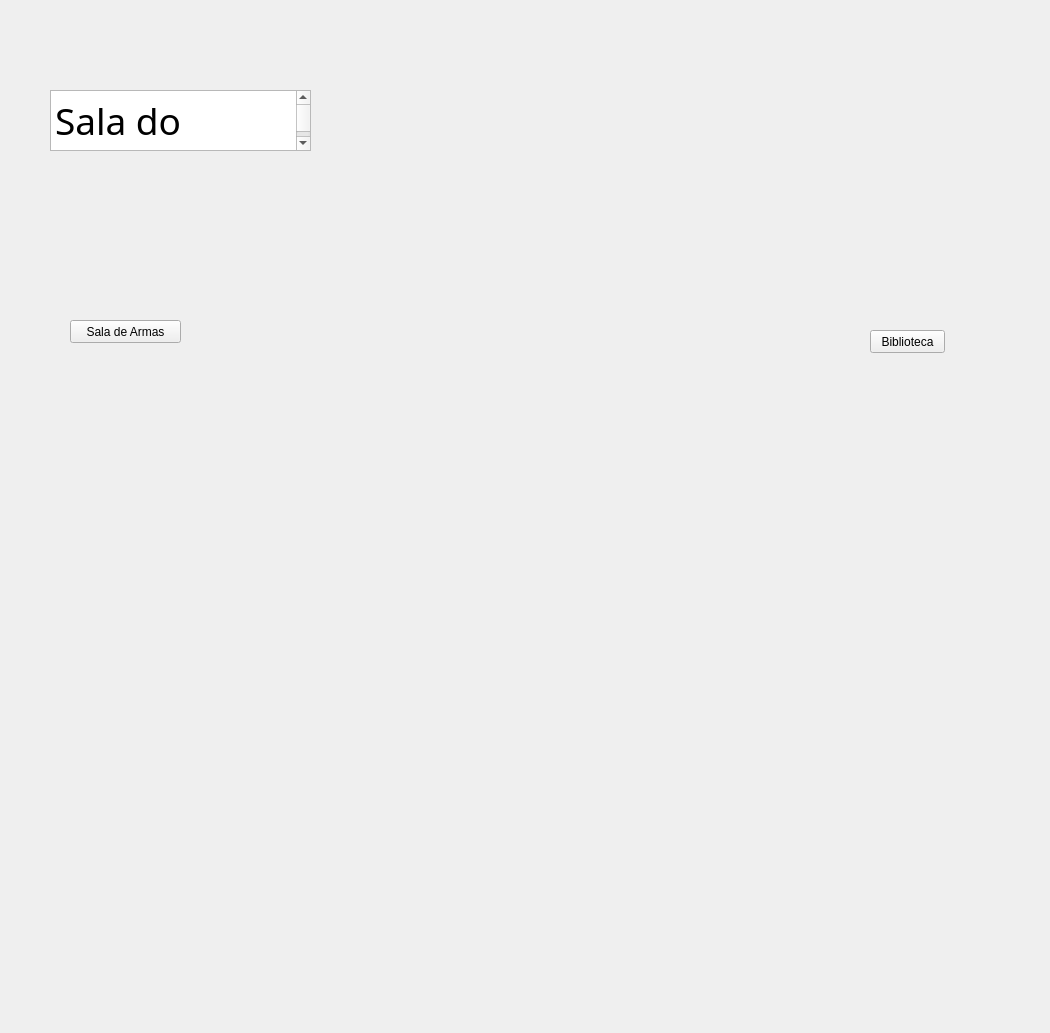
      <widget class="QWidget" name="treasure_room">
       <widget class="QLabel" name="label_8">
        <property name="geometry">
         <rect>
          <x>-5</x>
          <y>-345</y>
          <width>1041</width>
          <height>1024</height>
         </rect>
        </property>
        <property name="maximumSize">
         <size>
          <width>1041</width>
          <height>1024</height>
         </size>
        </property>
        <property name="font">
         <font>
          <family>Papyrus</family>
          <pointsize>19</pointsize>
          <weight>75</weight>
          <bold>true</bold>
         </font>
        </property>
        <property name="tabletTracking">
         <bool>false</bool>
        </property>
        <property name="focusPolicy">
         <enum>Qt::TabFocus</enum>
        </property>
        <property name="styleSheet">
         <string notr="true">QLabel{
   .img{
		height: 100%;
		width:100%;
		object-fit: cover;
    }
}</string>
        </property>
        <property name="frameShape">
         <enum>QFrame::NoFrame</enum>
        </property>
        <property name="frameShadow">
         <enum>QFrame::Raised</enum>
        </property>
        <property name="lineWidth">
         <number>10</number>
        </property>
        <property name="text">
         <string>&lt;!DOCTYPE HTML PUBLIC &quot;-//W3C//DTD HTML 4.0//EN&quot; &quot;http://www.w3.org/TR/REC-html40/strict.dtd&quot;&gt;
&lt;html&gt;&lt;head&gt;&lt;meta name=&quot;qrichtext&quot; content=&quot;1&quot; /&gt;&lt;style type=&quot;text/css&quot;&gt;
p, li { white-space: pre-wrap; }
&lt;/style&gt;&lt;/head&gt;&lt;body style=&quot; font-family:'Papyrus'; font-size:19pt; font-weight:600; font-style:normal;&quot;&gt;
&lt;p style=&quot; margin-top:0px; margin-bottom:0px; margin-left:0px; margin-right:0px; -qt-block-indent:0; text-indent:0px;&quot;&gt;&lt;img src=&quot;:/icons/imagens/Imagem do WhatsApp de 2023-12-03 à(s) 23.35.04_fcaa6d31.jpg&quot; /&gt;&lt;/p&gt;&lt;/body&gt;&lt;/html&gt;</string>
        </property>
        <property name="alignment">
         <set>Qt::AlignCenter</set>
        </property>
        <property name="indent">
         <number>0</number>
        </property>
        <property name="openExternalLinks">
         <bool>false</bool>
        </property>
       </widget>
       <widget class="QTextBrowser" name="textBrowser_6">
        <property name="geometry">
         <rect>
          <x>50</x>
          <y>90</y>
          <width>261</width>
          <height>61</height>
         </rect>
        </property>
        <property name="font">
         <font>
          <family>Macondo</family>
          <pointsize>28</pointsize>
         </font>
        </property>
        <property name="html">
         <string>&lt;!DOCTYPE HTML PUBLIC &quot;-//W3C//DTD HTML 4.0//EN&quot; &quot;http://www.w3.org/TR/REC-html40/strict.dtd&quot;&gt;
&lt;html&gt;&lt;head&gt;&lt;meta name=&quot;qrichtext&quot; content=&quot;1&quot; /&gt;&lt;style type=&quot;text/css&quot;&gt;
p, li { white-space: pre-wrap; }
&lt;/style&gt;&lt;/head&gt;&lt;body style=&quot; font-family:'Macondo'; font-size:28pt; font-weight:400; font-style:normal;&quot;&gt;
&lt;p style=&quot; margin-top:0px; margin-bottom:0px; margin-left:0px; margin-right:0px; -qt-block-indent:0; text-indent:0px;&quot;&gt;Sala do tesouro&lt;/p&gt;&lt;/body&gt;&lt;/html&gt;</string>
        </property>
       </widget>
       <widget class="QPushButton" name="pb_arm">
        <property name="geometry">
         <rect>
          <x>70</x>
          <y>320</y>
          <width>111</width>
          <height>23</height>
         </rect>
        </property>
        <property name="text">
         <string>Sala de Armas</string>
        </property>
       </widget>
       <widget class="QPushButton" name="pb_lib">
        <property name="geometry">
         <rect>
          <x>870</x>
          <y>330</y>
          <width>75</width>
          <height>23</height>
         </rect>
        </property>
        <property name="text">
         <string>Biblioteca</string>
        </property>
       </widget>
      </widget>
